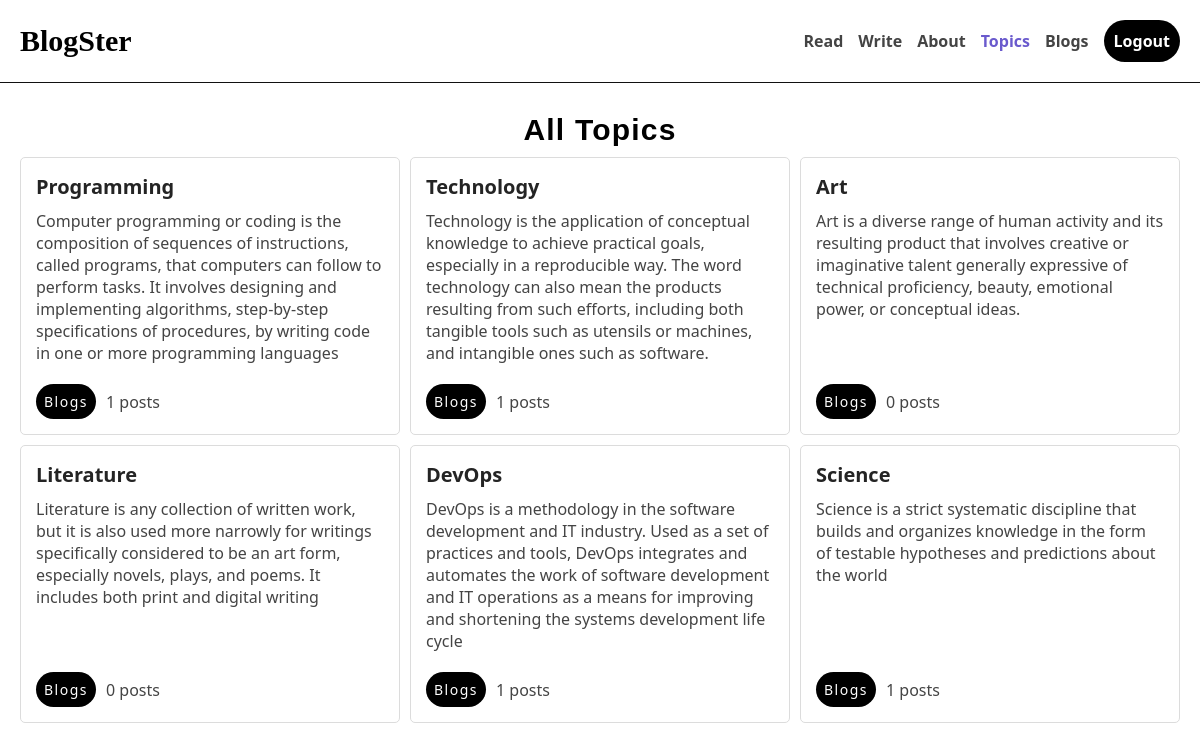
The app's page /blog/topics/ (signed in) with its own data.
### blog/models.py (models this page shows, shortened)
class TopicModel(models.Model):
    TOPICS = [
        ("PR","Programming"),
        ("TC","Technology"),
        ("AT","Art"),
        ("DO","DevOps"),
        ("LT","Literature"),
        ("SC","Science")
    ]
    name = models.CharField(max_length=100)
    description = models.TextField()
    category = models.CharField(max_length=2, choices=TOPICS)
    posts = models.IntegerField(default=0)

### blog/views.py (the view)
# urls.py: path('topics/', views.topics, name="topics"),
@login_required
def topics(request):
    get_topics = TopicModel.objects.all()
    return render(request, 'blog/topics.html', {'topics': get_topics})

### blog/templates/blog/topics.html (shortened to what this page needs)
{% extends 'layout.html' %}
{% block content %}
<div class="topic_container">
    <h2 class="read_main_container_heading">All Topics</h2>
    <div class="topic_card_container">
        {% for topic in topics %}
        <div class="topic_card">
            <div class="topic_card_header">
                <h2 class="topic_card_heading">{{ topic.name }}</h2>
                <p class="topic_card_description">{{ topic.description }}</p>
            </div>
            <div class="topic_card_footer">
                <a href="/blog/tag/{{ topic.category }}" class="topic_card_button">Blogs</a>
                <p class="topic_card_description">{{ topic.posts }} posts</p>
            </div>
        </div>
        {% endfor %}
    </div>
</div>
{% endblock %}

### static/css/main.css (style rules this page uses)
* { box-sizing: border-box; padding: 0; margin: 0; }
body { height: 100vh; width: 100vw; background-color: #fff; overflow-x: hidden; }

### static/css/read.css (style rules this page uses)
.read_main_container_heading { font-family: Arial, Helvetica, sans-serif; font-size: 30px; text-align: center; margin-top: 10px; letter-spacing: 1.2px; }

### static/css/topics.css (style rules this page uses)
.topic_container { display: flex; flex-direction: column; gap: 10px; padding: 20px; }
.topic_card_container { display: grid; grid-template-columns: 1fr 1fr 1fr; gap: 10px; }
.topic_card { display: flex; flex-direction: column; justify-content: space-between; border: 1px solid gainsboro; padding: 15px; border-radius: 5px; gap: 20px; }
.topic_card_heading { font-family: 'Segoe UI', Tahoma, Geneva, Verdana, sans-serif; font-size: 20px; font-weight: 700; color: #242424; }
.topic_card_description { font-family: 'Segoe UI', Tahoma, Geneva, Verdana, sans-serif; font-size: 16px; font-weight: 500; color: #444; }
.topic_card_button { font-size: 14px; font-family: 'Segoe UI', Tahoma, Geneva, Verdana, sans-serif; font-weight: 400; color: #fff; text-decoration: none; padding: 8px; background-color: black; border-radius: 50px; width: fit-content; letter-spacing: 1.5px; }
.topic_card_header { display: flex; flex-direction: column; gap: 10px; }
.topic_card_footer { display: flex; gap: 10px; align-items: center; }

### records on screen
TopicModel: name "Programming", description "Computer programming or coding is the composition of sequences of instructions, called programs, that computers can follow to perform tasks. It involves designing and implementing algorithms, step-by-step specifications of procedures, by writing code in one or more programming languages", posts "1"
TopicModel: name "Technology", description "Technology is the application of conceptual knowledge to achieve practical goals, especially in a reproducible way. The word technology can also mean the products resulting from such efforts, including both tangible tools such as utensils or machines, and intangible ones such as software.", posts "1"
TopicModel: name "Art", description "Art is a diverse range of human activity and its resulting product that involves creative or imaginative talent generally expressive of technical proficiency, beauty, emotional power, or conceptual ideas.", posts "0"
TopicModel: name "Literature", description "Literature is any collection of written work, but it is also used more narrowly for writings specifically considered to be an art form, especially novels, plays, and poems. It includes both print and digital writing", posts "0"
TopicModel: name "DevOps", description "DevOps is a methodology in the software development and IT industry. Used as a set of practices and tools, DevOps integrates and automates the work of software development and IT operations as a means for improving and shortening the systems development life cycle", posts "1"
TopicModel: name "Science", description "Science is a strict systematic discipline that builds and organizes knowledge in the form of testable hypotheses and predictions about the world", posts "1"
